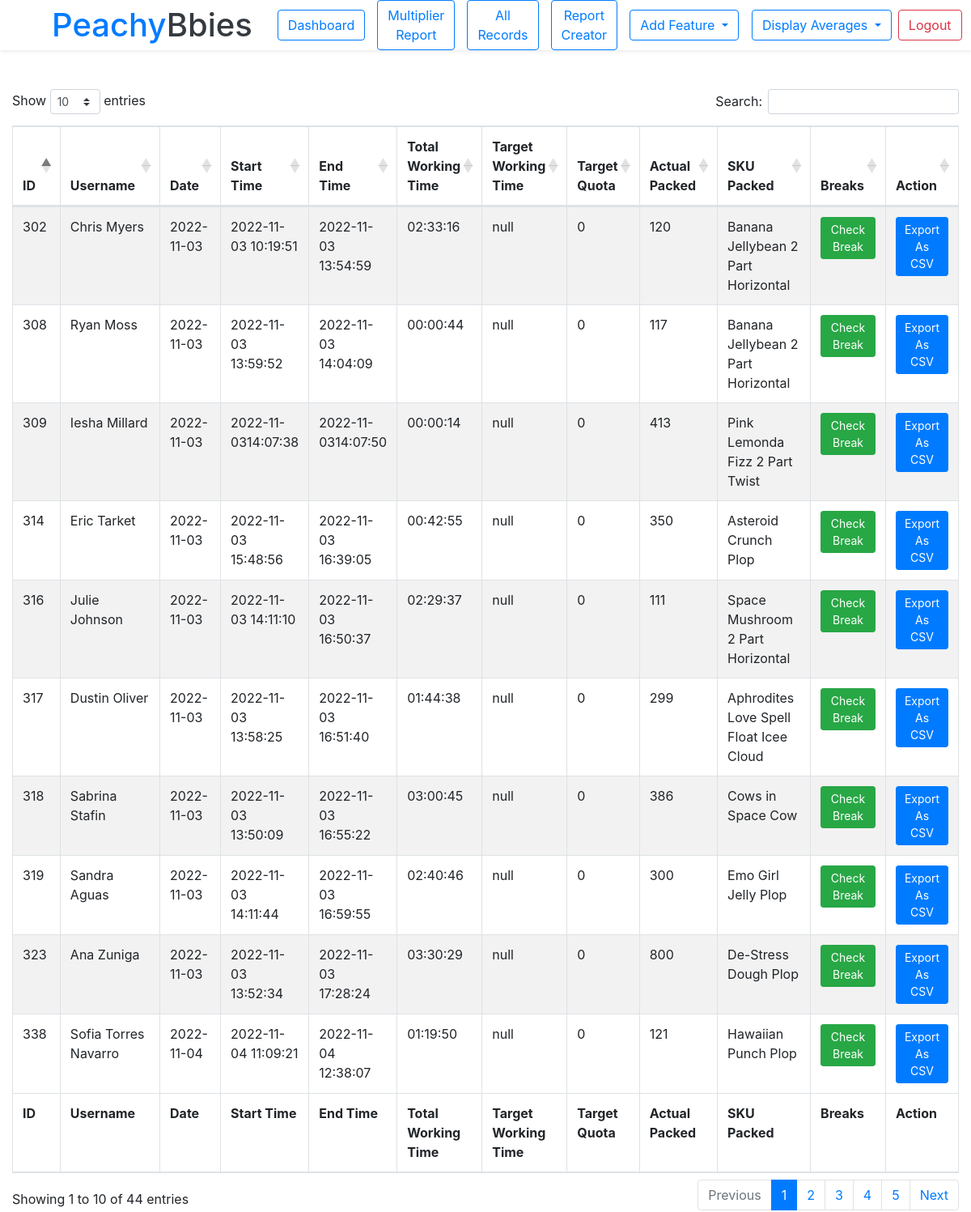
The page /home.php (signed in) on the database its author committed.
### tables this page shows
CREATE TABLE `data` (
  `id` int(11) NOT NULL,
  `date` date NOT NULL,
  `username` int(11) NOT NULL,
  `start_time` varchar(255) NOT NULL,
  `end_time` varchar(255) NOT NULL,
  `total_working_time` varchar(255) NOT NULL,
  `target_working_time` varchar(255) NOT NULL,
  `target_quota` double NOT NULL,
  `actual_quota` double NOT NULL,
  `sku_packed` int(11) NOT NULL
);

CREATE TABLE `employee` (
  `id` int(11) NOT NULL,
  `first_name` varchar(255) NOT NULL,
  `last_name` varchar(255) NOT NULL,
  `join_date` date NOT NULL,
  `hourly_rate` double NOT NULL DEFAULT 1,
  `status` int(11) NOT NULL DEFAULT 0
);

CREATE TABLE `slime` (
  `id` int(11) NOT NULL,
  `slime_name` varchar(255) NOT NULL,
  `slime_texture` varchar(255) NOT NULL,
  `multiplier` int(11) NOT NULL DEFAULT 0,
  `status` int(11) NOT NULL DEFAULT 0
);

### home.php (the view, shortened to what this page needs)
<!doctype html>
<html lang="en">
  <head>
      <?php include('header/header.php'); ?>
  </head>
  <body>
  <?php include ('navbar.php')?>
    <div class="container-fluid mt-5">
        <div class="row">
            <div class="col-12 col-md-12">
                <table id="employee_data" class="table table-responsive table-striped table-bordered" cellspacing="0">
                    <thead>
                        <tr>
                            <th>ID</th>
                            <th>Username</th>
                            <th>Date</th>
                            <th>Start Time</th>
                            <th>End Time</th>
                            <th>Total Working Time</th>
                            <th>Target Working Time</th>
                            <th>Target Quota</th>
                            <th>Actual Packed</th>
                            <th>SKU Packed</th>
                            <th>Breaks</th>
                            <th>Action</th>
                        </tr>
                    </thead>
                    <tbody>
                    <?php require 'connection.php' ?>
                    <?php
                        $sql = "SELECT employee.first_name,employee.last_name,slime.slime_name,slime.slime_texture, data.* FROM `data`
                                JOIN employee
                                    ON
                                    employee.id = data.username
                                JOIN slime
                                    ON
                                    slime.id = data.sku_packed
                                GROUP BY data.username";
                        $result = $conn->query($sql);
                        if ($result->num_rows > 0) {
                            while($row = $result->fetch_assoc()) {
                                ?>
                                    <tr>
                                        <td><?php echo $row["id"] ?></td>
                                        <td><?php echo $row["first_name"] ." ". $row["last_name"] ?></td>
                                        <td><?php echo $row["date"] ?></td>
                                        <td><?php echo $row["start_time"] ?></td>
                                        <td><?php echo $row["end_time"] ?></td>
                                        <td><?php echo $row["total_working_time"] ?></td>
                                        <td><?php echo $row["target_working_time"] ?></td>
                                        <td><?php echo $row["target_quota"] ?></td>
                                        <td><?php echo $row["actual_quota"] ?></td>
                                        <td><?php echo $row["slime_name"] ." ". $row["slime_texture"] ?></td>
                                        <td>
                                            <a class="btn btn-success btn-sm"
                                               href="breaks.php?id=<?php echo $row["username"] ?>">Check Break</a>
                                        </td>
                                        <td>
                                            <a class="btn btn-primary btn-sm" href="generate_excel.php?id=<?php echo $row['username'] ?>">Export As CSV</a>
                                        </td>
                                    </tr>
                                <?php
                            }
                        } ?>
                    </tbody>
                    <tfoot>
                    <tr>
                        <th>ID</th>
                        <th>Username</th>
                        <th>Date</th>
                        <th>Start Time</th>
                        <th>End Time</th>
                        <th>Total Working Time</th>
                        <th>Target Working Time</th>
                        <th>Target Quota</th>
                        <th>Actual Packed</th>
                        <th>SKU Packed</th>
                        <th>Breaks</th>
                        <th>Action</th>
                    </tr>
                    </tfoot>
                </table>
            </div>
        </div>
    </div>
  </body>
</html>

### rows shown on the page
data: id "302", employee.first_name "Chris", employee.last_name "Myers", date "2022-11-03", start_time "2022-11-03 10:19:51", end_time "2022-11-03 13:54:59", total_working_time "02:33:16", target_working_time "null", target_quota "0", actual_quota "120", slime.slime_name "Banana Jellybean", slime.slime_texture "2 Part Horizontal"
data: id "323", employee.first_name "Ana", employee.last_name "Zuniga", date "2022-11-03", start_time "2022-11-03 13:52:34", end_time "2022-11-03 17:28:24", total_working_time "03:30:29", target_working_time "null", target_quota "0", actual_quota "800", slime.slime_name "De-Stress Dough", slime.slime_texture "Plop"
data: id "317", employee.first_name "Dustin", employee.last_name "Oliver", date "2022-11-03", start_time "2022-11-03 13:58:25", end_time "2022-11-03 16:51:40", total_working_time "01:44:38", target_working_time "null", target_quota "0", actual_quota "299", slime.slime_name "Aphrodites Love Spell Float", slime.slime_texture "Icee Cloud"
data: id "309", employee.first_name "Iesha", employee.last_name "Millard", date "2022-11-03", start_time "2022-11-0314:07:38", end_time "2022-11-0314:07:50", total_working_time "00:00:14", target_working_time "null", target_quota "0", actual_quota "413", slime.slime_name "Pink Lemonda Fizz", slime.slime_texture "2 Part Twist"
data: id "316", employee.first_name "Julie", employee.last_name "Johnson", date "2022-11-03", start_time "2022-11-03 14:11:10", end_time "2022-11-03 16:50:37", total_working_time "02:29:37", target_working_time "null", target_quota "0", actual_quota "111", slime.slime_name "Space Mushroom", slime.slime_texture "2 Part Horizontal"
data: id "308", employee.first_name "Ryan", employee.last_name "Moss", date "2022-11-03", start_time "2022-11-03 13:59:52", end_time "2022-11-03 14:04:09", total_working_time "00:00:44", target_working_time "null", target_quota "0", actual_quota "117", slime.slime_name "Banana Jellybean", slime.slime_texture "2 Part Horizontal"
data: id "318", employee.first_name "Sabrina", employee.last_name "Stafin", date "2022-11-03", start_time "2022-11-03 13:50:09", end_time "2022-11-03 16:55:22", total_working_time "03:00:45", target_working_time "null", target_quota "0", actual_quota "386", slime.slime_name "Cows in Space", slime.slime_texture "Cow"
data: id "319", employee.first_name "Sandra", employee.last_name "Aguas", date "2022-11-03", start_time "2022-11-03 14:11:44", end_time "2022-11-03 16:59:55", total_working_time "02:40:46", target_working_time "null", target_quota "0", actual_quota "300", slime.slime_name "Emo Girl Jelly", slime.slime_texture "Plop"
data: id "338", employee.first_name "Sofia", employee.last_name "Torres Navarro", date "2022-11-04", start_time "2022-11-04 11:09:21", end_time "2022-11-04 12:38:07", total_working_time "01:19:50", target_working_time "null", target_quota "0", actual_quota "121", slime.slime_name "Hawaiian Punch", slime.slime_texture "Plop"
data: id "314", employee.first_name "Eric", employee.last_name "Tarket", date "2022-11-03", start_time "2022-11-03 15:48:56", end_time "2022-11-03 16:39:05", total_working_time "00:42:55", target_working_time "null", target_quota "0", actual_quota "350", slime.slime_name "Asteroid Crunch", slime.slime_texture "Plop"
